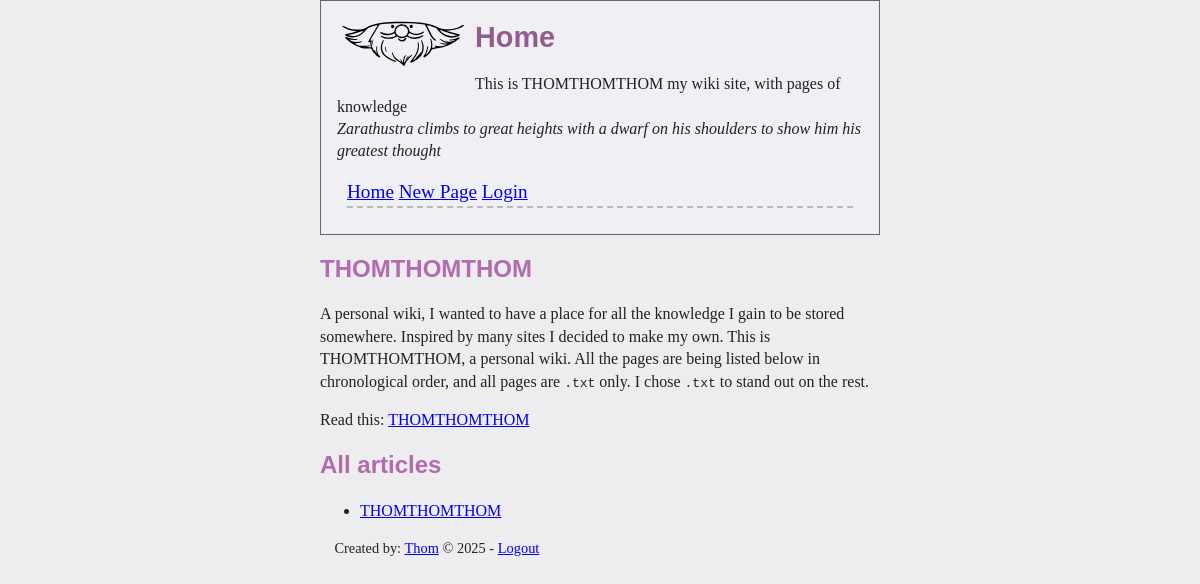
Before: / with the older database file.
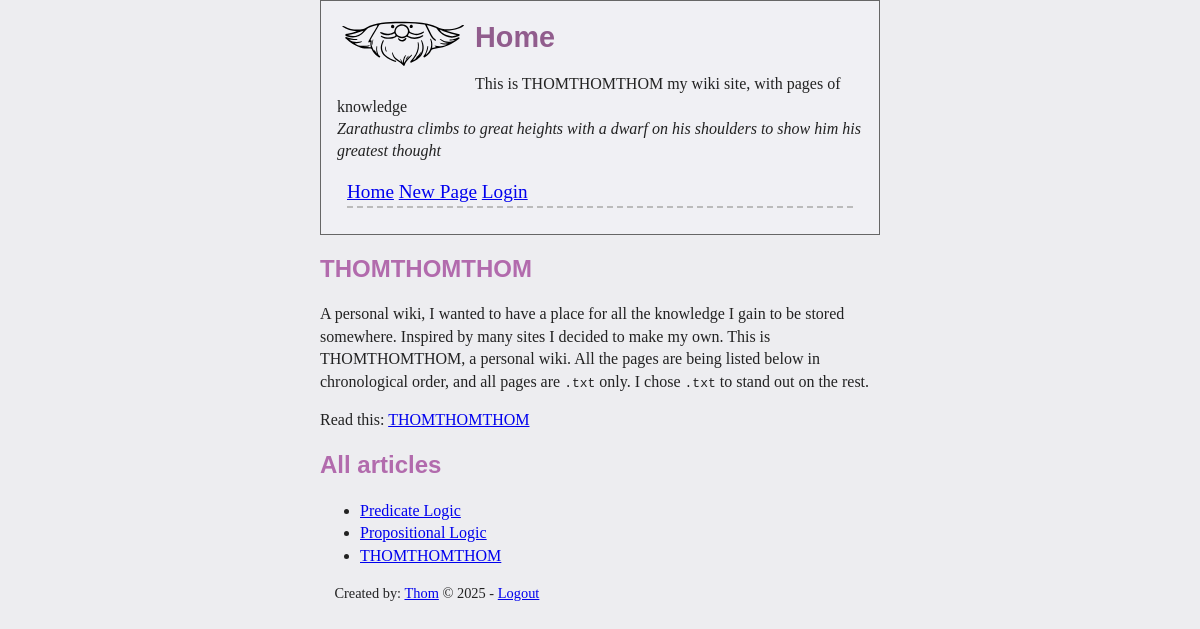
After: the same page with the newer database file.
### tables this page shows
CREATE TABLE `pages` (
    `id` INTEGER NOT NULL PRIMARY KEY,
    `pagename` VARCHAR(255) NOT NULL,
    `madeby` INTEGER NOT NULL,
    `public` INTEGER NOT NULL CHECK (`public` IN (0, 1)),
    `ts` INTEGER,
    FOREIGN KEY (`madeby`) REFERENCES `users`(`id`)
);

### index.php (the view, shortened to what this page needs)
<?php
require "common.php";
echo htHeader("Home");
$allArticles = dbExec("SELECT * FROM `pages` ORDER BY `ts` DESC")->fetchAll();
echo "<div>\n";
echo "<h2>THOMTHOMTHOM</h2>\n";
echo "<p>A personal wiki, I wanted to have a place for all the knowledge I gain".
	" to be stored somewhere. Inspired by many sites I decided to make my own.".
	" This is THOMTHOMTHOM, a personal wiki. All the pages are being listed below".
	" in chronological order, and all pages are <code>.txt</code> only. I chose".
	" <code>.txt</code> to stand out on the rest.</p>";
echo "<p>Read this: <a href='page.php?title=THOMTHOMTHOM'>THOMTHOMTHOM</a>";
echo "</div>\n";
echo "<div>\n";
echo "<h2>All articles</h2>\n";
echo "<div>\n";
if (count($allArticles) == 0 && !isLoggedIn()) {
	echo "<p>No pages found, yet\n";
	echo "If you can, add them here: \n";
	echo "<a href='page.php'>Add page</a>";
	echo "</p>";
} else {
	$articles = array_filter($allArticles, function ($page) {
		return !(!isLoggedIn() && $page['public'] == false);
	});
	if (count($articles) > 0) {
		echo "<ul>\n";
		foreach ($articles as $k => $page) {
			$title = htmlentities($page['pagename']);
			echo "<li><a href='page.php?title=".urlencode($title)."'>".$title."</a></li>\n";
		}
		echo "</ul>\n";
	} else {
		echo "<p> No articles are public to see.</p>";
	}
}
echo "</div>\n";
echo "</div>\n";
echo htFooter();

### common.php (shortened to what this page needs)
<?php
function dbExec(string $query, array $params = []) {
	$stmt = $GLOBALS['db']->prepare($query);
	$stmt->setFetchMode(PDO::FETCH_ASSOC);
	$res = $stmt->execute(count($params) > 0 ? $params : null);
	return $stmt;
}
function isLoggedIn() {
	if (!isset($_COOKIE['login']) && !isset($_SESSION['login'])) {
		return false;
	}
	return true;
}
function htHeader(string $htTitle = ""): string {
	$htOut = "";
	$htOut .= "<!DOCTYPE html>\n";
	$htOut .= "<html lang=".$GLOBALS['lang'].">\n";
	$htOut .= "<head>\n";
	$htOut .= "<meta charset='utf-8'>";
	$htOut .= "<meta name='viewport' content='width=device-width, initial-scale=1.0'>\n";
	$htOut .= "<link rel='icon' type='image/png' href='static/icon32x32.png'/>\n";
	$htOut .= "<link rel='stylesheet'  href='style/index.css'/>\n";
	$htOut .= "<script id='MathJax-script' async src='https://cdn.jsdelivr.net/npm/mathjax@4/tex-mml-chtml.js'></scrip>";
	$htOut .= "<script src='https://cdnjs.cloudflare.com/ajax/libs/mathjax/2.7.4/latest.js?config=AM_CHTML'></script>";
	$htOut .= "<script src='static/ASCIIMathML.js'></script>";
	$htOut .= "<title>THOMTHOMTHOM - ".$htTitle."</title>\n";
	$htOut .= "</head>\n";
	$htOut .= "<body>\n";
	$htOut .= "<header>\n";
	$htOut .= "<img src='static/icon128x128.svg' />";
	$htOut .= "<h1>".$htTitle."</h1>";
	$htOut .= "<p>This is THOMTHOMTHOM my wiki site, with pages of knowledge<br>\n";
	$htOut .= "<em>Zarathustra climbs to great heights with a dwarf on his shoulders to show him his greatest thought</em></p>\n";
	$htOut .= "<nav>\n";
	$htOut .= "<a href='index.php'>Home</a>\n";
	$htOut .= "<a href='page.php'>New Page</a>\n";
	$htOut .= "<a href='login.php'>Login</a>\n";
	$htOut .= "</nav>\n";
	$htOut .= "</header>\n";
	$htOut .= "<main>\n";
	return $htOut;
}
function htFooter(): string {
	$htOut = "";
	$htOut .= "</main>\n";
	$htOut .= "<footer>Created by: <a href='https://thomveldhuis.xyz'>Thom</a> &copy; 2025 - \n";
	$htOut .= "<a href='login.php?logout=1'>Logout</a></footer>\n";
	$htOut .= "</body>\n";
	$htOut .= "</html>\n";
	return $htOut;
}

### style/index.css (style rules this page uses)
body { margin: 0 auto; max-width: 70ch; display: block; line-height: 1.4; padding: 0 1em; background: #ededf0; color: #222; }
h1, h2, h3 { font-family: sans-serif; }
h1 { font-size: 1.8em; color: #915d8d; }
h2 { line-height: 1.2; color: #b26bad; }
header { padding: 1em; border: .01em solid #666; background:#F0F0F4; }
header h1 { margin: 0; }
header img { width: 128px; float: left; margin: 0 10px 10px 0; }
img, figure img { max-width: 100%; }
nav { font-size: 1.2em; margin: 10px; border-bottom: 2px dashed #bbb; }
footer { margin: 1em; font-size: .9em; color: #222; }

Changed rows visible on the page:
added pages: pagename "Predicate Logic"
added pages: pagename "Propositional Logic"
